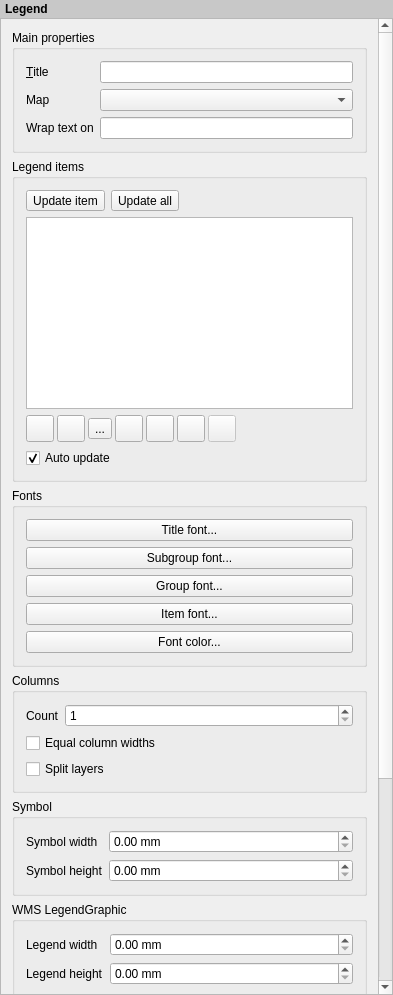
<?xml version="1.0" encoding="UTF-8"?>
<ui version="4.0">
 <class>QgsComposerLegendWidgetBase</class>
 <widget class="QWidget" name="QgsComposerLegendWidgetBase">
  <property name="geometry">
   <rect>
    <x>0</x>
    <y>0</y>
    <width>393</width>
    <height>995</height>
   </rect>
  </property>
  <property name="sizePolicy">
   <sizepolicy hsizetype="Expanding" vsizetype="Expanding">
    <horstretch>0</horstretch>
    <verstretch>0</verstretch>
   </sizepolicy>
  </property>
  <property name="windowTitle">
   <string>Legend Options</string>
  </property>
  <layout class="QVBoxLayout" name="verticalLayout">
   <property name="spacing">
    <number>0</number>
   </property>
   <property name="margin">
    <number>0</number>
   </property>
   <item>
    <widget class="QLabel" name="label_11">
     <property name="sizePolicy">
      <sizepolicy hsizetype="Preferred" vsizetype="Maximum">
       <horstretch>0</horstretch>
       <verstretch>0</verstretch>
      </sizepolicy>
     </property>
     <property name="styleSheet">
      <string notr="true">padding: 2px; font-weight: bold; background-color: rgb(200, 200, 200);</string>
     </property>
     <property name="text">
      <string>Legend</string>
     </property>
    </widget>
   </item>
   <item>
    <widget class="QScrollArea" name="scrollArea">
     <property name="frameShape">
      <enum>QFrame::StyledPanel</enum>
     </property>
     <property name="widgetResizable">
      <bool>true</bool>
     </property>
     <widget class="QWidget" name="scrollAreaWidgetContents">
      <property name="geometry">
       <rect>
        <x>0</x>
        <y>0</y>
        <width>375</width>
        <height>1287</height>
       </rect>
      </property>
      <layout class="QVBoxLayout" name="mainLayout">
       <item>
        <widget class="QgsCollapsibleGroupBoxBasic" name="mMainPropertiesColGroupBox">
         <property name="title">
          <string>Main properties</string>
         </property>
         <property name="syncGroup" stdset="0">
          <string notr="true">composeritem</string>
         </property>
         <property name="collapsed" stdset="0">
          <bool>false</bool>
         </property>
         <layout class="QFormLayout" name="formLayout">
          <property name="fieldGrowthPolicy">
           <enum>QFormLayout::AllNonFixedFieldsGrow</enum>
          </property>
          <property name="labelAlignment">
           <set>Qt::AlignLeading|Qt::AlignLeft|Qt::AlignVCenter</set>
          </property>
          <item row="0" column="0">
           <widget class="QLabel" name="mTitleLabel">
            <property name="text">
             <string>&amp;Title</string>
            </property>
            <property name="wordWrap">
             <bool>true</bool>
            </property>
            <property name="buddy">
             <cstring>mTitleLineEdit</cstring>
            </property>
           </widget>
          </item>
          <item row="0" column="1">
           <widget class="QLineEdit" name="mTitleLineEdit"/>
          </item>
          <item row="1" column="0">
           <widget class="QLabel" name="mMapLabel">
            <property name="text">
             <string>Map</string>
            </property>
            <property name="wordWrap">
             <bool>true</bool>
            </property>
           </widget>
          </item>
          <item row="1" column="1">
           <widget class="QComboBox" name="mMapComboBox"/>
          </item>
          <item row="2" column="0">
           <widget class="QLabel" name="label">
            <property name="text">
             <string>Wrap text on</string>
            </property>
            <property name="wordWrap">
             <bool>true</bool>
            </property>
           </widget>
          </item>
          <item row="2" column="1">
           <widget class="QLineEdit" name="mWrapCharLineEdit">
            <property name="frame">
             <bool>true</bool>
            </property>
           </widget>
          </item>
         </layout>
        </widget>
       </item>
       <item>
        <widget class="QgsCollapsibleGroupBoxBasic" name="mLegendItemColGroupBox">
         <property name="title">
          <string>Legend items</string>
         </property>
         <property name="syncGroup" stdset="0">
          <string notr="true">composeritem</string>
         </property>
         <property name="collapsed" stdset="0">
          <bool>false</bool>
         </property>
         <layout class="QVBoxLayout" name="verticalLayout_2">
          <item>
           <layout class="QHBoxLayout" name="horizontalLayout">
            <item>
             <widget class="QToolButton" name="mUpdatePushButton">
              <property name="toolTip">
               <string>Update legend. User defined labels are preserved.</string>
              </property>
              <property name="text">
               <string>Update item</string>
              </property>
              <property name="iconSize">
               <size>
                <width>24</width>
                <height>24</height>
               </size>
              </property>
             </widget>
            </item>
            <item>
             <widget class="QToolButton" name="mUpdateAllPushButton">
              <property name="toolTip">
               <string>Update whole legend. Layers are added/removed according to main application legend. User defined labels will be deleted.</string>
              </property>
              <property name="text">
               <string>Update all</string>
              </property>
             </widget>
            </item>
            <item>
             <spacer name="horizontalSpacer_3">
              <property name="orientation">
               <enum>Qt::Horizontal</enum>
              </property>
              <property name="sizeHint" stdset="0">
               <size>
                <width>0</width>
                <height>20</height>
               </size>
              </property>
             </spacer>
            </item>
           </layout>
          </item>
          <item>
           <widget class="QTreeView" name="mItemTreeView">
            <property name="selectionMode">
             <enum>QAbstractItemView::ContiguousSelection</enum>
            </property>
            <property name="wordWrap">
             <bool>false</bool>
            </property>
            <property name="headerHidden">
             <bool>false</bool>
            </property>
            <attribute name="headerVisible">
             <bool>true</bool>
            </attribute>
           </widget>
          </item>
          <item>
           <layout class="QHBoxLayout" name="horizontalLayout_2">
            <property name="spacing">
             <number>3</number>
            </property>
            <item>
             <widget class="QToolButton" name="mMoveDownToolButton">
              <property name="sizePolicy">
               <sizepolicy hsizetype="Preferred" vsizetype="Fixed">
                <horstretch>0</horstretch>
                <verstretch>0</verstretch>
               </sizepolicy>
              </property>
              <property name="text">
               <string/>
              </property>
              <property name="icon">
               <iconset resource="../../images/images.qrc">
                <normaloff>:/images/themes/default/mActionArrowDown.png</normaloff>:/images/themes/default/mActionArrowDown.png</iconset>
              </property>
              <property name="iconSize">
               <size>
                <width>20</width>
                <height>20</height>
               </size>
              </property>
             </widget>
            </item>
            <item>
             <widget class="QToolButton" name="mMoveUpToolButton">
              <property name="text">
               <string/>
              </property>
              <property name="icon">
               <iconset resource="../../images/images.qrc">
                <normaloff>:/images/themes/default/mActionArrowUp.png</normaloff>:/images/themes/default/mActionArrowUp.png</iconset>
              </property>
              <property name="iconSize">
               <size>
                <width>20</width>
                <height>20</height>
               </size>
              </property>
             </widget>
            </item>
            <item>
             <widget class="QToolButton" name="mAddGroupToolButton">
              <property name="toolTip">
               <string>Add group</string>
              </property>
              <property name="text">
               <string>...</string>
              </property>
              <property name="icon">
               <iconset resource="../../images/images.qrc">
                <normaloff>:/images/themes/default/mActionAddGroup.png</normaloff>:/images/themes/default/mActionAddGroup.png</iconset>
              </property>
             </widget>
            </item>
            <item>
             <widget class="QToolButton" name="mAddToolButton">
              <property name="text">
               <string/>
              </property>
              <property name="icon">
               <iconset resource="../../images/images.qrc">
                <normaloff>:/images/themes/default/mActionSignPlus.png</normaloff>:/images/themes/default/mActionSignPlus.png</iconset>
              </property>
              <property name="iconSize">
               <size>
                <width>20</width>
                <height>20</height>
               </size>
              </property>
             </widget>
            </item>
            <item>
             <widget class="QToolButton" name="mRemoveToolButton">
              <property name="text">
               <string/>
              </property>
              <property name="icon">
               <iconset resource="../../images/images.qrc">
                <normaloff>:/images/themes/default/mActionSignMinus.png</normaloff>:/images/themes/default/mActionSignMinus.png</iconset>
              </property>
              <property name="iconSize">
               <size>
                <width>20</width>
                <height>20</height>
               </size>
              </property>
             </widget>
            </item>
            <item>
             <widget class="QToolButton" name="mEditPushButton">
              <property name="text">
               <string/>
              </property>
              <property name="icon">
               <iconset resource="../../images/images.qrc">
                <normaloff>:/images/themes/default/symbologyEdit.png</normaloff>:/images/themes/default/symbologyEdit.png</iconset>
              </property>
              <property name="iconSize">
               <size>
                <width>20</width>
                <height>20</height>
               </size>
              </property>
             </widget>
            </item>
            <item>
             <widget class="QToolButton" name="mCountToolButton">
              <property name="enabled">
               <bool>false</bool>
              </property>
              <property name="toolTip">
               <string>Show feature count for each class of vector layer.</string>
              </property>
              <property name="text">
               <string/>
              </property>
              <property name="icon">
               <iconset resource="../../images/images.qrc">
                <normaloff>:/images/themes/default/mActionSum.png</normaloff>:/images/themes/default/mActionSum.png</iconset>
              </property>
              <property name="iconSize">
               <size>
                <width>20</width>
                <height>20</height>
               </size>
              </property>
              <property name="checkable">
               <bool>true</bool>
              </property>
             </widget>
            </item>
            <item>
             <spacer name="horizontalSpacer_4">
              <property name="orientation">
               <enum>Qt::Horizontal</enum>
              </property>
              <property name="sizeHint" stdset="0">
               <size>
                <width>0</width>
                <height>20</height>
               </size>
              </property>
             </spacer>
            </item>
           </layout>
          </item>
          <item>
           <widget class="QCheckBox" name="mCheckBoxAutoUpdate">
            <property name="text">
             <string>Auto update</string>
            </property>
            <property name="checked">
             <bool>true</bool>
            </property>
           </widget>
          </item>
         </layout>
        </widget>
       </item>
       <item>
        <widget class="QgsCollapsibleGroupBoxBasic" name="mFontsColGroupBox">
         <property name="title">
          <string>Fonts</string>
         </property>
         <property name="syncGroup" stdset="0">
          <string notr="true">composeritem</string>
         </property>
         <property name="collapsed" stdset="0">
          <bool>true</bool>
         </property>
         <layout class="QVBoxLayout" name="verticalLayout_4">
          <item>
           <widget class="QPushButton" name="mTitleFontButton">
            <property name="sizePolicy">
             <sizepolicy hsizetype="Preferred" vsizetype="Fixed">
              <horstretch>0</horstretch>
              <verstretch>0</verstretch>
             </sizepolicy>
            </property>
            <property name="text">
             <string>Title font...</string>
            </property>
           </widget>
          </item>
          <item>
           <widget class="QPushButton" name="mLayerFontButton">
            <property name="text">
             <string>Subgroup font...</string>
            </property>
           </widget>
          </item>
          <item>
           <widget class="QPushButton" name="mGroupFontButton">
            <property name="text">
             <string>Group font...</string>
            </property>
           </widget>
          </item>
          <item>
           <widget class="QPushButton" name="mItemFontButton">
            <property name="text">
             <string>Item font...</string>
            </property>
           </widget>
          </item>
          <item>
           <widget class="QPushButton" name="mFontColorPushButton">
            <property name="text">
             <string>Font color...</string>
            </property>
           </widget>
          </item>
         </layout>
        </widget>
       </item>
       <item>
        <widget class="QgsCollapsibleGroupBoxBasic" name="mColumnsColGroupBox">
         <property name="title">
          <string>Columns</string>
         </property>
         <property name="syncGroup" stdset="0">
          <string notr="true">composeritem</string>
         </property>
         <property name="collapsed" stdset="0">
          <bool>true</bool>
         </property>
         <layout class="QFormLayout" name="formLayout_2">
          <property name="fieldGrowthPolicy">
           <enum>QFormLayout::AllNonFixedFieldsGrow</enum>
          </property>
          <property name="labelAlignment">
           <set>Qt::AlignLeading|Qt::AlignLeft|Qt::AlignVCenter</set>
          </property>
          <item row="1" column="0">
           <widget class="QLabel" name="label_2">
            <property name="text">
             <string>Count</string>
            </property>
           </widget>
          </item>
          <item row="1" column="1">
           <widget class="QSpinBox" name="mColumnCountSpinBox">
            <property name="prefix">
             <string/>
            </property>
            <property name="minimum">
             <number>1</number>
            </property>
            <property name="maximum">
             <number>1000</number>
            </property>
           </widget>
          </item>
          <item row="3" column="0" colspan="2">
           <widget class="QCheckBox" name="mEqualColumnWidthCheckBox">
            <property name="text">
             <string>Equal column widths</string>
            </property>
           </widget>
          </item>
          <item row="4" column="0" colspan="2">
           <widget class="QCheckBox" name="mSplitLayerCheckBox">
            <property name="toolTip">
             <string>Allow to split layer items into multiple columns.</string>
            </property>
            <property name="text">
             <string>Split layers</string>
            </property>
           </widget>
          </item>
         </layout>
        </widget>
       </item>
       <item>
        <widget class="QgsCollapsibleGroupBoxBasic" name="mSymbolsColGroupBox">
         <property name="title">
          <string>Symbol</string>
         </property>
         <property name="syncGroup" stdset="0">
          <string notr="true">composeritem</string>
         </property>
         <property name="collapsed" stdset="0">
          <bool>true</bool>
         </property>
         <layout class="QFormLayout" name="formLayout_3">
          <property name="fieldGrowthPolicy">
           <enum>QFormLayout::AllNonFixedFieldsGrow</enum>
          </property>
          <property name="labelAlignment">
           <set>Qt::AlignLeading|Qt::AlignLeft|Qt::AlignVCenter</set>
          </property>
          <item row="0" column="0">
           <widget class="QLabel" name="label_3">
            <property name="text">
             <string>Symbol width</string>
            </property>
            <property name="wordWrap">
             <bool>true</bool>
            </property>
           </widget>
          </item>
          <item row="0" column="1">
           <widget class="QDoubleSpinBox" name="mSymbolWidthSpinBox">
            <property name="prefix">
             <string/>
            </property>
            <property name="suffix">
             <string> mm</string>
            </property>
           </widget>
          </item>
          <item row="1" column="0">
           <widget class="QLabel" name="label_4">
            <property name="text">
             <string>Symbol height</string>
            </property>
            <property name="wordWrap">
             <bool>true</bool>
            </property>
           </widget>
          </item>
          <item row="1" column="1">
           <widget class="QDoubleSpinBox" name="mSymbolHeightSpinBox">
            <property name="prefix">
             <string/>
            </property>
            <property name="suffix">
             <string> mm</string>
            </property>
           </widget>
          </item>
         </layout>
        </widget>
       </item>
       <item>
        <widget class="QgsCollapsibleGroupBoxBasic" name="mSymbolsColGroupBox_2">
         <property name="title">
          <string>WMS LegendGraphic</string>
         </property>
         <property name="syncGroup" stdset="0">
          <string notr="true">composeritem</string>
         </property>
         <property name="collapsed" stdset="0">
          <bool>true</bool>
         </property>
         <layout class="QFormLayout" name="formLayout_5">
          <property name="fieldGrowthPolicy">
           <enum>QFormLayout::AllNonFixedFieldsGrow</enum>
          </property>
          <property name="labelAlignment">
           <set>Qt::AlignLeading|Qt::AlignLeft|Qt::AlignVCenter</set>
          </property>
          <item row="0" column="0">
           <widget class="QLabel" name="label_13">
            <property name="text">
             <string>Legend width</string>
            </property>
            <property name="wordWrap">
             <bool>true</bool>
            </property>
           </widget>
          </item>
          <item row="0" column="1">
           <widget class="QDoubleSpinBox" name="mWmsLegendWidthSpinBox">
            <property name="prefix">
             <string/>
            </property>
            <property name="suffix">
             <string> mm</string>
            </property>
            <property name="maximum">
             <double>9999.000000000000000</double>
            </property>
           </widget>
          </item>
          <item row="1" column="0">
           <widget class="QLabel" name="label_14">
            <property name="text">
             <string>Legend height</string>
            </property>
            <property name="wordWrap">
             <bool>true</bool>
            </property>
           </widget>
          </item>
          <item row="1" column="1">
           <widget class="QDoubleSpinBox" name="mWmsLegendHeightSpinBox">
            <property name="prefix">
             <string/>
            </property>
            <property name="suffix">
             <string> mm</string>
            </property>
            <property name="maximum">
             <double>9999.000000000000000</double>
            </property>
           </widget>
          </item>
         </layout>
        </widget>
       </item>
       <item>
        <widget class="QgsCollapsibleGroupBoxBasic" name="mSpacingColGroupBox">
         <property name="title">
          <string>Spacing</string>
         </property>
         <property name="syncGroup" stdset="0">
          <string notr="true">composeritem</string>
         </property>
         <property name="collapsed" stdset="0">
          <bool>true</bool>
         </property>
         <layout class="QFormLayout" name="formLayout_4">
          <property name="fieldGrowthPolicy">
           <enum>QFormLayout::AllNonFixedFieldsGrow</enum>
          </property>
          <property name="labelAlignment">
           <set>Qt::AlignLeading|Qt::AlignLeft|Qt::AlignVCenter</set>
          </property>
          <item row="1" column="0">
           <widget class="QLabel" name="label_5">
            <property name="toolTip">
             <string>Space above text using group style.</string>
            </property>
            <property name="text">
             <string>Group Space</string>
            </property>
            <property name="wordWrap">
             <bool>true</bool>
            </property>
           </widget>
          </item>
          <item row="1" column="1">
           <widget class="QDoubleSpinBox" name="mGroupSpaceSpinBox">
            <property name="prefix">
             <string/>
            </property>
            <property name="suffix">
             <string> mm</string>
            </property>
           </widget>
          </item>
          <item row="2" column="0">
           <widget class="QLabel" name="label_6">
            <property name="toolTip">
             <string>Space above text using subgroup style.</string>
            </property>
            <property name="text">
             <string>Subgroup space</string>
            </property>
            <property name="wordWrap">
             <bool>true</bool>
            </property>
           </widget>
          </item>
          <item row="2" column="1">
           <widget class="QDoubleSpinBox" name="mLayerSpaceSpinBox">
            <property name="prefix">
             <string/>
            </property>
            <property name="suffix">
             <string> mm</string>
            </property>
           </widget>
          </item>
          <item row="3" column="0">
           <widget class="QLabel" name="label_7">
            <property name="toolTip">
             <string>Space above symbol and symbol label.</string>
            </property>
            <property name="text">
             <string>Symbol space</string>
            </property>
            <property name="wordWrap">
             <bool>true</bool>
            </property>
           </widget>
          </item>
          <item row="3" column="1">
           <widget class="QDoubleSpinBox" name="mSymbolSpaceSpinBox">
            <property name="prefix">
             <string/>
            </property>
            <property name="suffix">
             <string> mm</string>
            </property>
           </widget>
          </item>
          <item row="4" column="0">
           <widget class="QLabel" name="label_8">
            <property name="toolTip">
             <string>Space between symbol icon and symbol label (symbol label left margin).</string>
            </property>
            <property name="text">
             <string>Icon label space</string>
            </property>
            <property name="wordWrap">
             <bool>true</bool>
            </property>
           </widget>
          </item>
          <item row="4" column="1">
           <widget class="QDoubleSpinBox" name="mIconLabelSpaceSpinBox">
            <property name="prefix">
             <string/>
            </property>
            <property name="suffix">
             <string> mm</string>
            </property>
           </widget>
          </item>
          <item row="5" column="0">
           <widget class="QLabel" name="label_9">
            <property name="text">
             <string>Box space</string>
            </property>
            <property name="wordWrap">
             <bool>true</bool>
            </property>
           </widget>
          </item>
          <item row="5" column="1">
           <widget class="QDoubleSpinBox" name="mBoxSpaceSpinBox">
            <property name="prefix">
             <string/>
            </property>
            <property name="suffix">
             <string> mm</string>
            </property>
           </widget>
          </item>
          <item row="6" column="0">
           <widget class="QLabel" name="label_12">
            <property name="text">
             <string>Column space</string>
            </property>
           </widget>
          </item>
          <item row="6" column="1">
           <widget class="QDoubleSpinBox" name="mColumnSpaceSpinBox">
            <property name="prefix">
             <string/>
            </property>
            <property name="suffix">
             <string> mm</string>
            </property>
           </widget>
          </item>
          <item row="0" column="0">
           <widget class="QLabel" name="label_10">
            <property name="toolTip">
             <string>Space below title.</string>
            </property>
            <property name="text">
             <string>Title space</string>
            </property>
           </widget>
          </item>
          <item row="0" column="1">
           <widget class="QDoubleSpinBox" name="mTitleSpaceBottomSpinBox">
            <property name="toolTip">
             <string>Space below title.</string>
            </property>
            <property name="suffix">
             <string>mm</string>
            </property>
           </widget>
          </item>
         </layout>
        </widget>
       </item>
      </layout>
     </widget>
    </widget>
   </item>
  </layout>
 </widget>
 <layoutdefault spacing="6" margin="11"/>
 <customwidgets>
  <customwidget>
   <class>QgsCollapsibleGroupBoxBasic</class>
   <extends>QGroupBox</extends>
   <header location="global">qgscollapsiblegroupbox.h</header>
   <container>1</container>
  </customwidget>
 </customwidgets>
 <resources>
  <include location="../../images/images.qrc"/>
 </resources>
 <connections/>
</ui>
